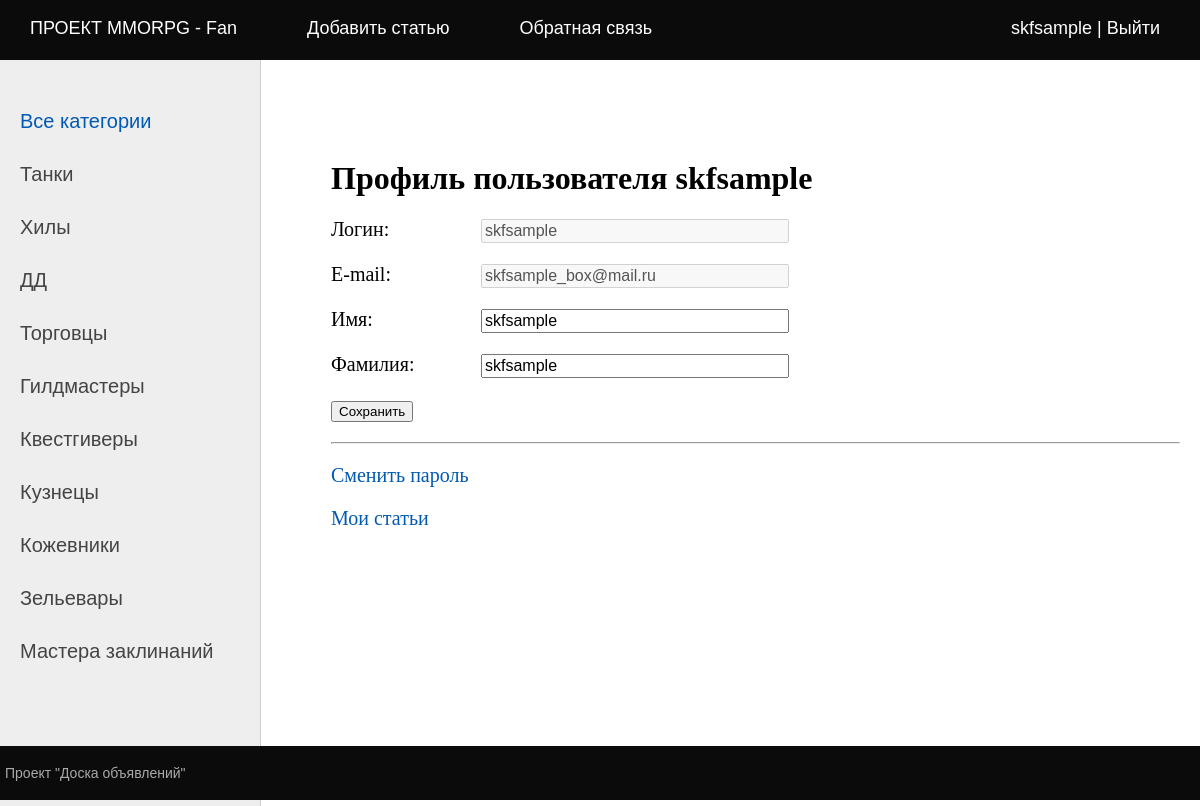
The page /accounts/profile/ (signed in) on the database its author committed.
### bbapp/models.py (models this page shows, shortened)
class Category(models.Model):
    name = models.CharField(max_length=128, db_index=True, verbose_name='Категория')
    slug = models.SlugField(max_length=255, unique=True, db_index=True)
    class Meta:
        verbose_name = 'Категория'
        verbose_name_plural = 'Категории'

### accounts/views.py (the view, shortened to what this page needs)
# urls.py: path('profile/', views.ProfileUser.as_view(), name='profile'),
class ProfileUser(LoginRequiredMixin, UpdateView):
    model = get_user_model()
    form_class = ProfileUserForm
    template_name = 'accounts/profile.html'
    extra_context = {'title': "Профиль пользователя"}
    def get_object(self, queryset=None):
        return self.request.user

### accounts/forms.py
class ProfileUserForm(forms.ModelForm):
    username = forms.CharField(disabled=True, label='Логин', widget=forms.TextInput(attrs={'class': 'form-input'}))
    email = forms.CharField(disabled=True, label='E-mail', widget=forms.TextInput(attrs={'class': 'form-input'}))
    class Meta:
        model = get_user_model()
        fields = ['username', 'email', 'first_name', 'last_name']
        labels = {
            'first_name': 'Имя',
            'last_name': 'Фамилия',
        }
        widgets = {
            'first_name': forms.TextInput(attrs={'class': 'form-input'}),
            'last_name': forms.TextInput(attrs={'class': 'form-input'}),
        }

### accounts/context_processors.py (called while the page is built)
def get_bbapp_context(request):
    return {'mainmenu': menu}

### bbapp/templatetags/bb_tags.py (called while the page is built)
@register.inclusion_tag('bbapp/list_categories.html')
def show_categories(cat_selected=0):
    cats = Category.objects.all()
    return {'cats': cats, 'cat_selected': cat_selected}

### accounts/templates/accounts/profile.html (shortened to what this page needs)
{% extends 'default.html' %}
{% block content %}
<h1>Профиль пользователя {{user}}</h1>
<form method="post">
    {% for f in form %}
    <p ><label class="form-label" for="{{ f.id_for_label }}">{{f.label}}: </label>{{ f }}</p>
    {% endfor %}
    <p ><button type="submit">Сохранить</button></p>
</form>
<hr>
<p ><a href="{% url 'accounts:password_change' %}">Сменить пароль</a></p>
<p ><a href="{% url 'post_user' user.id %}">Мои статьи</a></p>
{% endblock %}

### templates/default.html (shortened to what this page needs)
{% load static %}
{% load bb_tags %}
<!DOCTYPE html>
<html lang="en">
<head>
	<link type="text/css" href="{% static 'bbapp/css/styles.css' %}" rel="stylesheet" />
</head>
<body>
<table class="table-page" border=0 cellpadding="0" cellspacing="0">
<tr><td valign=top>
{% block mainmenu %}
		<div class="header">
			<ul id="mainmenu" class="mainmenu">
{% for m in mainmenu %}
				<li><a href="{% url m.url_name %}">{{m.title}}</a></li>
{% endfor %}
{% if user.is_authenticated %}
			<li class="last"><a href="{% url 'accounts:profile' %}">{{user.username}}</a> |
				<a href="{% url 'accounts:logout' %}">Выйти</a></li>
{% else %}
			<li class="last"><a href="{% url 'accounts:login' %}">Войти</a> |
				<a href="{% url 'accounts:register' %}">Регистрация</a></li>
{% endif %}
			</ul>
		</div>
{% endblock mainmenu %}
<table class="table-content" border=0 cellpadding="0" cellspacing="0">
<tr>
	<td valign="top" class="left-chapters">
	<ul id="leftchapters">
		{% if cat_selected == 0 or cat_selected is None %}
		<li class="selected">Все категории</li>
		{% else %}
		<li><a href="{% url 'home' %}">Все категории</a></li>
		{% endif %}
		{% show_categories cat_selected %}
	</ul>
	</td>
<td valign="top" class="content">
	<div class="content-text">
{% block content %}
{% endblock %}
	</div>
</td></tr></table>
</td></tr>
<tr><td valign=top>
	<div id="footer">
		<p>Проект "Доска объявлений"</p>
	</div>
</td></tr></table>
</body>
</html>

### bbapp/templates/bbapp/list_categories.html
{% for cat in cats %}
{% if cat.id == cat_selected %}
<li class="selected">{{ cat.name }}</li>
{% else %}
<li><a href="{% url 'category' cat.pk %}">{{ cat.name }}</a></li>
{% endif %}
{% endfor %}

### static/bbapp/css/styles.css (style rules this page uses)
html, body { font-family: 'Arial'; margin: 0; padding: 0; height: 100%; width: 100%; color: #444; }
a { color: #0059b2; text-decoration: none; }
.table-page { width: 100%; height: 100%; vertical-align: top; }
.table-page tr { height: 100%; }
.header { background: #0b0b0b; height: 60px; }
ul.mainmenu { list-style: none; margin: 0; padding: 0; height: 60px; color: #ffffff; font-size: 18px; overflow: hidden; }
ul.mainmenu li { float: left; margin: 18px 40px 0 30px; }
ul.mainmenu li.last { float: right; }
ul.mainmenu li a { color: #ffffff; text-decoration: none; }
.table-content { width: 100%; min-height: 100%; height: 100%; }
.left-chapters { margin: 0; background: #eee; border-right: 1px solid #ccc; }
.left-chapters ul { width: 230px; margin: 0; padding: 20px 10px 10px 20px; list-style: none; font-size: 20px; }
.left-chapters ul li { margin: 30px 0 0 0; color: #999; }
.left-chapters ul li.selected { color: #0059b2; }
.left-chapters ul li a { color: #444; text-decoration: none; }
.content { padding: 40px 20px 20px 40px; width: 100%; box-sizing: border-box; }
.content-text { margin: 60px 0 0 30px; color: #000; font-size: 20px; font-family: Yandex Sans Display Light; }
.content-text h1 { font-size: 32px; }
#footer { box-sizing: border-box; background: #0b0b0b; padding: 5px; color: #aaa; font-size: 14px; font-family: Verdana, Geneva, Arial, Helvetica; text-align: left; overflow: hidden; }
.form-input { width: 300px; font-size: 16px; }
.form-label { display: inline-block; min-width: 150px; vertical-align: top; }

### rows shown on the page
Category: name "Танки"
Category: name "Хилы"
Category: name "ДД"
Category: name "Торговцы"
Category: name "Гилдмастеры"
Category: name "Квестгиверы"
Category: name "Кузнецы"
Category: name "Кожевники"
Category: name "Зельевары"
Category: name "Мастера заклинаний"

### other values the page prints
{{ m.title }} "ПРОЕКТ MMORPG - Fan" "Добавить статью" "Обратная связь"
{{ user.username }} "skfsample"
{{ user }} "skfsample"
{{ f.label }} "Логин" "E-mail" "Имя" "Фамилия"
